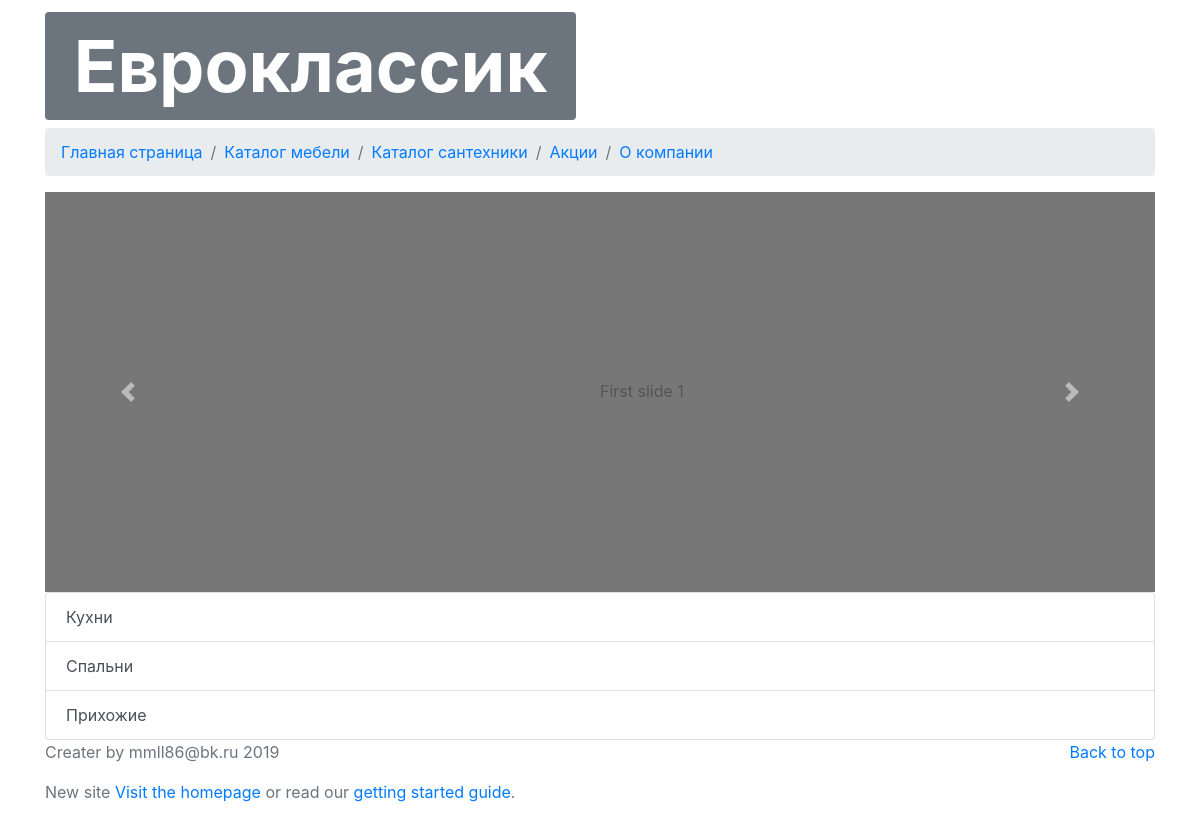
/catalogs/, run on the app's committed database.
### evroclassik/models.py (models this page shows)
class Catalog(models.Model):
	text = models.CharField(max_length=200, blank=True)
	date_added = models.DateTimeField(auto_now_add=True)
	def __str__(self):
		return self.text

### evroclassik/views.py (the view)
# urls.py: path('catalogs/', views.catalogs, name='catalogs'),
def catalogs(request):
	catalogs = Catalog.objects.order_by('date_added')
	context = {'catalogs': catalogs}
	return render(request, 'evroclassik/catalogs.html', context)

### evroclassik/templates/evroclassik/catalogs.html (shortened to what this page needs)
<!DOCTYPE html>
<html lang="en">
<head>
</head>
<body>
    {% extends "evroclassik/base.html" %}
    {% block content %}
    <div class="container">
        <div class="list-group">
            {% for catalog in catalogs %}
                <a href="{{ catalog.id }}/" class="list-group-item list-group-item-action">{{ catalog }}</a>
            {% empty %}
                <li>No topics have been added yet.</li>
            {% endfor %}
        </div>
    </div>
    {% endblock content %}

### data on the page
Catalog: text "Кухни"
Catalog: text "Спальни"
Catalog: text "Прихожие"
